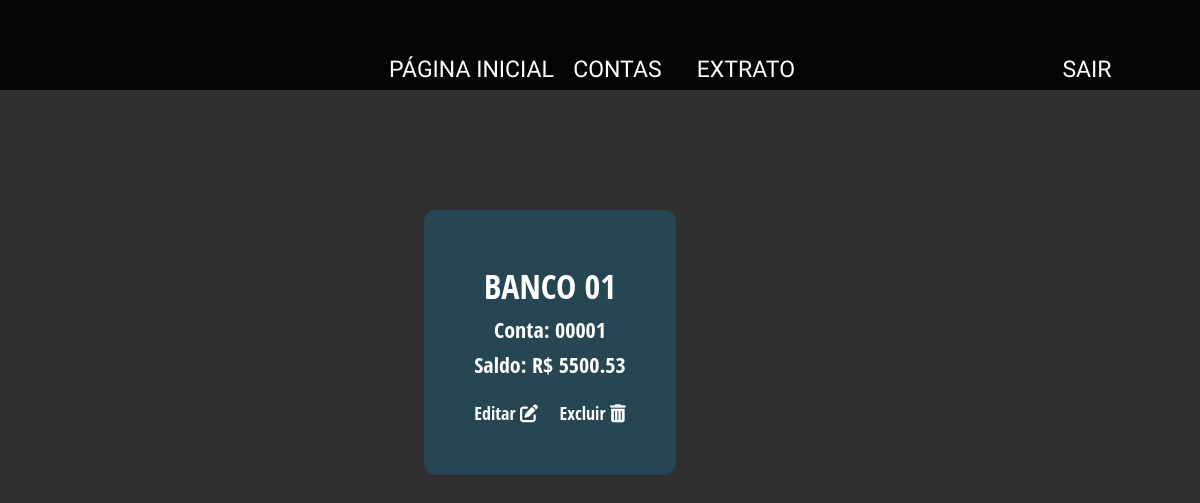
Page /core/accounts/?account=05 on the earlier database version.
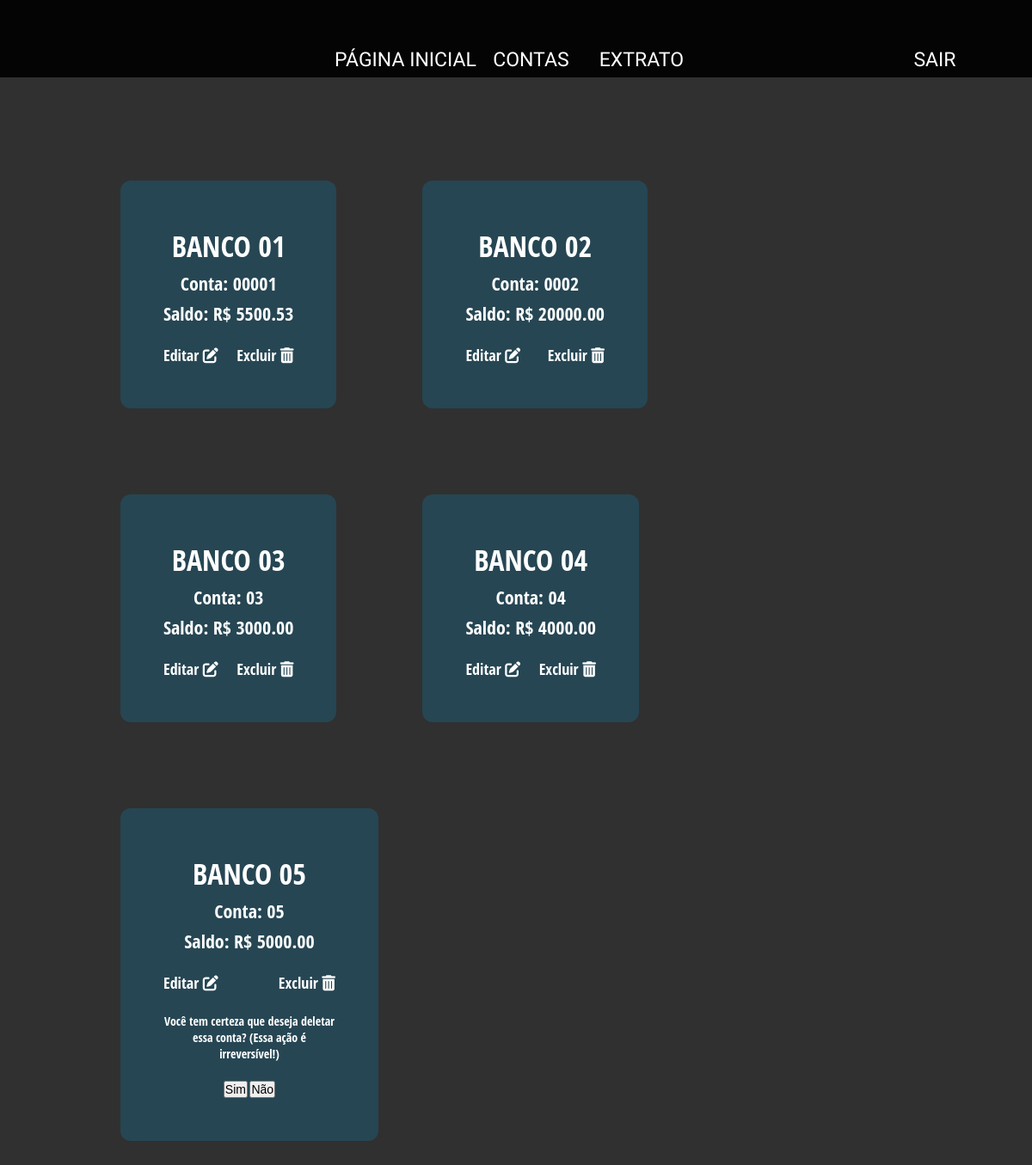
Same page on the later database version.
### core/models.py (models this page shows, shortened)
class totalBalance(models.Model):
  account = models.CharField(max_length=8,
                             verbose_name="Conta",
                             primary_key=True)
  bank = models.CharField(max_length=100,
                          verbose_name="Banco",
                          )
  balance = models.DecimalField(max_digits=20,
                                decimal_places=2,
                                verbose_name="Saldo",
                                )
  register_date = models.DateTimeField(auto_now=True,
                                       verbose_name="Inserido em")
  class Meta:
    db_table = 'totalBalance'

### core/views.py (the view)
# urls.py: path('accounts/', views.accounts, name='accounts'),
def accounts(request):
    registered_accounts = totalBalance.objects.all()
    data = request.GET.get('account')
    if data:
        messages.warning(request, 'Você tem certeza que deseja deletar essa conta? (Essa ação é irreversível!)')
    context = {
        'accounts': registered_accounts,
        'data': data,
    }
    return render(request, 'accounts.html', context=context)

### core/templates/accounts.html
{% extends "base.html" %}
{% block content %}
<div class="content">
    <div class="box">
        {% for account in accounts %}
        <div class="box-content">
            <h1>{{ account.bank }}</h1>
            <p>Conta: {{ account.account }}</p>
            <p>Saldo: R$ {{ account.balance }}</p>
            <div class="box-subcontent">
                <a href="{% url 'edit_account' account=account.account %}">
                    <span class="edit-account">
                        Editar
                        <i class="fas fa-edit"></i>
                    </span>
                </a>
                <a href="{% url 'accounts' %}?account={{ account.account }}">
                    <span class="delete-account">
                        Excluir
                        <i class="fas fa-trash-alt"></i>
                    </span>
                </a>
            </div>
            {% if account.account == data %}
                {% if messages %}
                <div class="message info sm">
                    {% for message in messages %}
                    <p> {{ message }}</p>
                    <button type="submit" name="confirm">Sim</button>
                    <a href="{% url 'accounts' %}">
                        <button type="button">Não</button>
                    </a>
                </div>
                    {% endfor %}
                {% endif %}
            {% endif %}
        </div>
        {% endfor %}
    </div>
</div>
{% endblock %}

Differences in the rows shown:
added totalBalance: bank "BANCO 02", account "0002", balance "20000.00"
added totalBalance: bank "BANCO 03", account "03", balance "3000.00"
added totalBalance: bank "BANCO 04", account "04", balance "4000.00"
added totalBalance: bank "BANCO 05", account "05", balance "5000.00", messages "Você tem certeza que deseja deletar essa conta? (Essa ação é irreversível!)"
